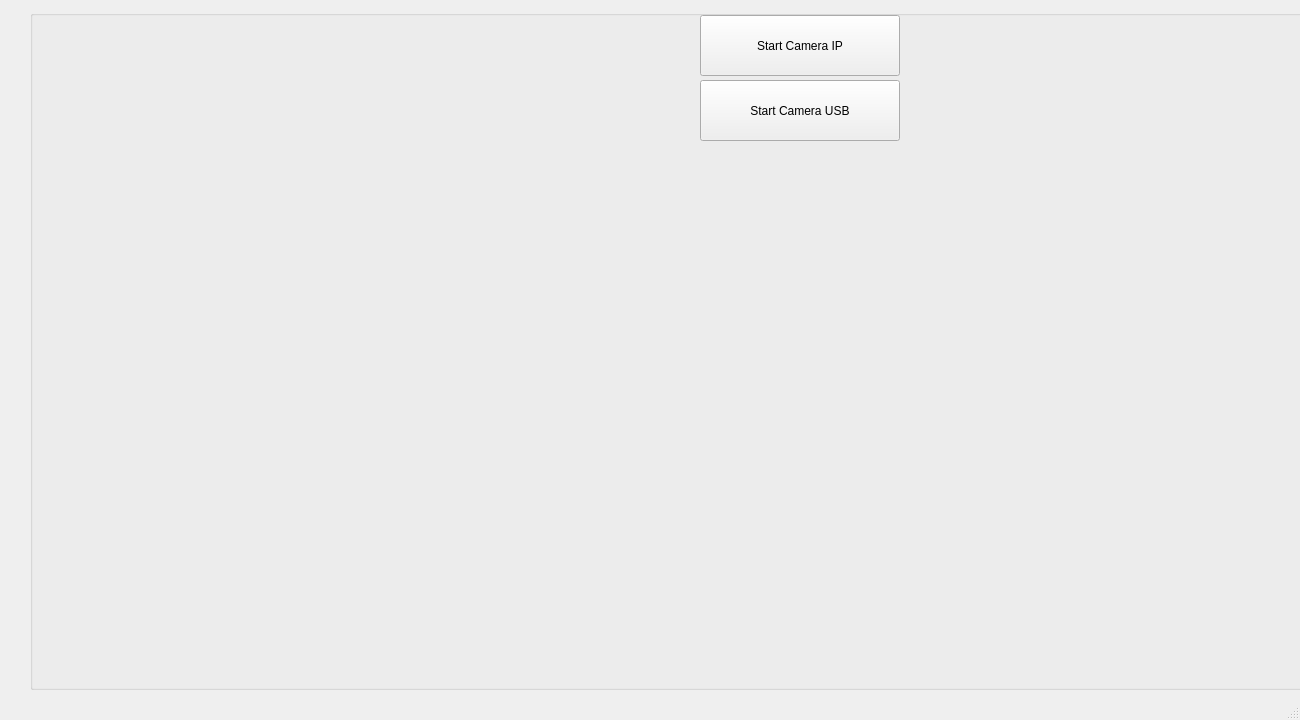
<?xml version="1.0" encoding="UTF-8"?>
<ui version="4.0">
 <class>MainWindow</class>
 <widget class="QMainWindow" name="MainWindow">
  <property name="geometry">
   <rect>
    <x>0</x>
    <y>0</y>
    <width>1300</width>
    <height>720</height>
   </rect>
  </property>
  <property name="windowTitle">
   <string>Live View</string>
  </property>
  <property name="styleSheet">
   <string notr="true"/>
  </property>
  <widget class="QWidget" name="centralwidget">
   <widget class="QGroupBox" name="groupBox">
    <property name="geometry">
     <rect>
      <x>30</x>
      <y>10</y>
      <width>1280</width>
      <height>680</height>
     </rect>
    </property>
    <property name="sizePolicy">
     <sizepolicy hsizetype="Preferred" vsizetype="Preferred">
      <horstretch>0</horstretch>
      <verstretch>0</verstretch>
     </sizepolicy>
    </property>
    <property name="title">
     <string/>
    </property>
    <widget class="QWidget" name="ImgWidget1" native="true">
     <property name="geometry">
      <rect>
       <x>0</x>
       <y>0</y>
       <width>1280</width>
       <height>661</height>
      </rect>
     </property>
    </widget>
   </widget>
   <widget class="QWidget" name="ImgWidget" native="true">
    <property name="geometry">
     <rect>
      <x>45</x>
      <y>30</y>
      <width>1280</width>
      <height>720</height>
     </rect>
    </property>
   </widget>
   <widget class="QPushButton" name="startButton">
    <property name="geometry">
     <rect>
      <x>700</x>
      <y>80</y>
      <width>200</width>
      <height>61</height>
     </rect>
    </property>
    <property name="text">
     <string>Start Camera USB</string>
    </property>
   </widget>
   <widget class="QPushButton" name="startButton1">
    <property name="geometry">
     <rect>
      <x>700</x>
      <y>15</y>
      <width>200</width>
      <height>61</height>
     </rect>
    </property>
    <property name="text">
     <string>Start Camera IP</string>
    </property>
   </widget>
  </widget>
  <widget class="QMenuBar" name="menubar">
   <property name="geometry">
    <rect>
     <x>0</x>
     <y>0</y>
     <width>1300</width>
     <height>25</height>
    </rect>
   </property>
  </widget>
  <widget class="QStatusBar" name="statusbar"/>
 </widget>
 <resources/>
 <connections/>
</ui>
